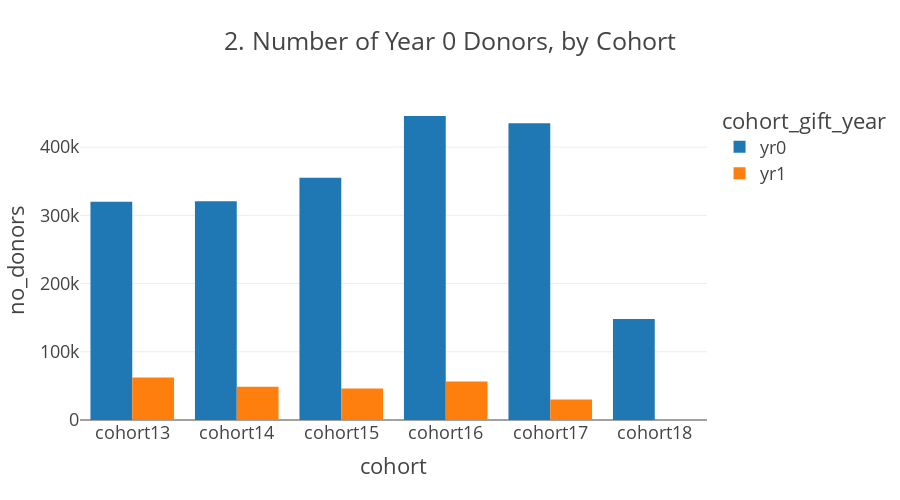

Notebook code for this chart:
### Code cell
df5.loc[:,"neg_yr"] = df5["neg_yr"].astype(str)
filter1=df5['cohort_gift_year'].isin(["yr0", "yr1"]) 
filter2=df5['neg_yr'].isin(["1"])
  
fig = px.bar(df5[filter1 & filter2], 
            # query('cohort_gift_year == ["yr0", | cohort_gift_year == "yr1" & neg_yr == 1'), 
             x="cohort", y='no_donors', color='cohort_gift_year', barmode='group', title="2. Number of Year 0 Donors, by Cohort",
           # color_discrete_sequence =['red','seagreen', 'tomato', 'mediumseagreen'],
           # hover_data=['cohort', 'no_donors', 'count_yr2'],
            # labels={'cohort':'class'}, 
             height=500)
 #barmode='group', labels={'index':'year', 'y':'amount ($)'},
fig.show()

  # np.where((df['Salary_in_1000']>=100) & (df['Age']< 60) & (df['FT_Team']
  #  df5.query(('cohort_gift_year == "yr0" | cohort_gift_year == "yr1"   
    #                    & neg_yr == 1'),

### Figure 1 — Plotly figure (JSON) as saved in the notebook; plotly's stock layout.template omitted (floating-point values rounded to 4 significant figures)
{"data": [{"alignmentgroup": "True", "hovertemplate": "cohort_gift_year=yr0<br>cohort=%{x}<br>no_donors=%{y}<extra></extra>", "legendgroup": "yr0", "marker": {"color": "#1F77B4"}, "name": "yr0", "offsetgroup": "yr0", "orientation": "v", "showlegend": true, "textposition": "auto", "type": "bar", "x": ["cohort13", "cohort14", "cohort15", "cohort16", "cohort17", "cohort18"], "xaxis": "x", "y": [320069, 320673, 355137, 445598, 434991, 147945], "yaxis": "y"}, {"alignmentgroup": "True", "hovertemplate": "cohort_gift_year=yr1<br>cohort=%{x}<br>no_donors=%{y}<extra></extra>", "legendgroup": "yr1", "marker": {"color": "#FF7F0E"}, "name": "yr1", "offsetgroup": "yr1", "orientation": "v", "showlegend": true, "textposition": "auto", "type": "bar", "x": ["cohort13", "cohort14", "cohort15", "cohort16", "cohort17"], "xaxis": "x", "y": [62130, 48667, 46078, 56538, 29990], "yaxis": "y"}], "layout": {"barmode": "group", "height": 500, "legend": {"title": {"text": "cohort_gift_year"}, "tracegroupgap": 0}, "title": {"text": "2. Number of Year 0 Donors, by Cohort"}, "xaxis": {"anchor": "y", "domain": [0, 1], "title": {"text": "cohort"}}, "yaxis": {"anchor": "x", "domain": [0, 1], "title": {"text": "no_donors"}}}}
